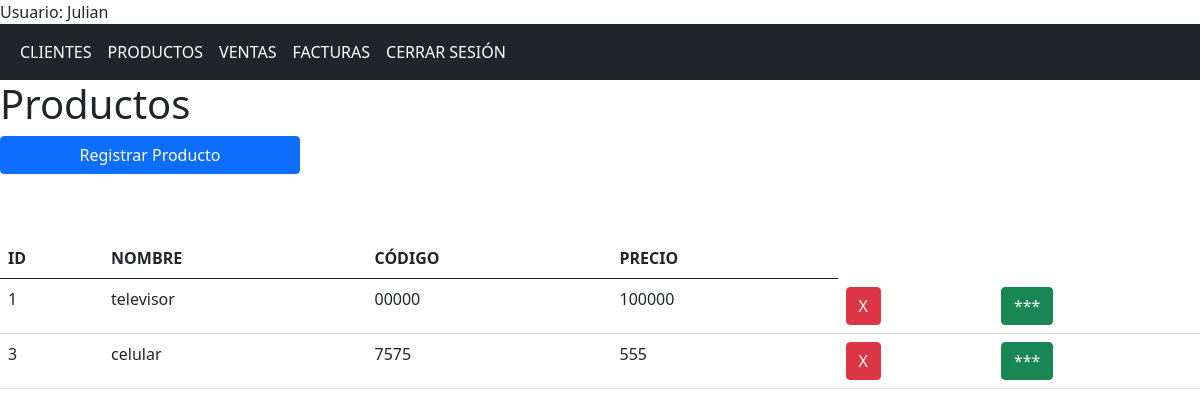
Before: /productos (signed in) with the older database file.
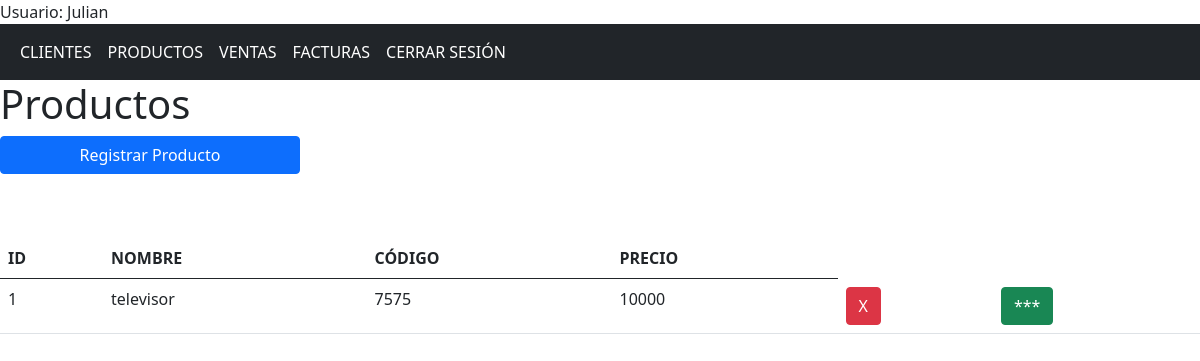
After: the same page with the newer database file.
### app/models/models.py (models this page shows, shortened)
class Usuario(db.Model, UserMixin):
    id = db.Column(db.Integer, primary_key = True)
    nombre = db.Column(db.String(150), nullable = False)
    correo = db.Column(db.String(150), nullable = False, unique = True)
    contrasena = db.Column(db.String(150), nullable = False)

class Producto(db.Model):
    id = db.Column(db.Integer, primary_key = True)
    nombre = db.Column(db.String(150), nullable = False)
    precio = db.Column(db.Integer, nullable = False)
    codigo = db.Column(db.String(150), nullable = False, unique = True)
    compras = db.relationship('CompraProducto', backref='producto')

### app/controllers/nav.py (the view)
@nav.route('/productos')
@login_required
def productos():
    productos = Producto.query.all()
    return render_template('productos.html', productos = productos)

### app/templates/productos.html (shortened to what this page needs)
{% extends "base.html" %}
{% block contenido %}
    <div class="row">
        <h1>Productos</h1>
    </div>
    <button class=" btn btn-primary col-sm-3 mb-3" id="registrar">Registrar Producto</button>
    <div class="row mt-5">
    <div class="col">
        <table class="table table-hover">
            <tr>
                <th>ID</th>
                <th>NOMBRE</th>
                <th>CÓDIGO</th>
                <th>PRECIO</th>
            </tr>
            <tbody id="tbody">
                {% for producto in productos %}
                <tr>
                    <td>{{producto.id}}</td>
                    <td>{{producto.nombre}}</td>
                    <td>{{producto.codigo}}</td>
                    <td>{{producto.precio}}</td>
                    <form action="{{url_for('producto.eliminar_producto')}}" method="post">
                        <td><button class="btn btn-danger" name="id" value="{{producto.id}}" type="submit">X</button></td>
                        <td><button class="btn btn-success boton_info" name="info" value="{{producto.id}}" type="button">***</button></td>
                    </form>
                </tr>
                {% endfor%}
            </tbody>
        </table>
    </div>
    </div>
{% endblock %}

### app/templates/base.html (shortened to what this page needs)
<!DOCTYPE html>
<html lang="en">
<head>
    <link href="https://cdn.jsdelivr.net/npm/bootstrap@5.0.2/dist/css/bootstrap.min.css" rel="stylesheet">
    <link rel="stylesheet" href="{{ url_for('static', filename='css/styles.css') }}">
</head>
<body>
    {% if current_user.is_authenticated %}
    <div>Usuario: {{ current_user.nombre }}</div>
    {% endif %}
    <nav class="navbar navbar-expand-sm bg-dark navbar-dark">
        <div class="container-fluid">
            <ul class="navbar-nav">
                {% if current_user.is_authenticated %}
                <li class="nav-item">
                    <a class="nav-link active" href="{{url_for('nav.clientes')}}"> CLIENTES</a>
                </li>
                <li class="nav-item">
                    <a class="nav-link active" href="{{url_for('nav.productos')}}">PRODUCTOS</a>
                </li>
                <li class="nav-item">
                    <a class="nav-link active" href="{{url_for('nav.compras')}}">VENTAS</a>
                </li>
                <li class="nav-item">
                    <a class="nav-link active" href="{{url_for('nav.facturas')}}">FACTURAS</a>
                </li>
                <li class="nav-item">
                    <a class="nav-link active" href="{{url_for('aut.logout')}}">CERRAR SESIÓN</a>
                </li>
                {% endif %}
            </ul>
        </div>
    </nav>
    {%block contenido%}{%endblock%}
</body>
</html>

Changed rows visible on the page:
removed Producto: id "3", nombre "celular", codigo "7575", precio "555"
changed Producto "televisor": codigo "00000" → "7575"; precio "100000" → "10000"
